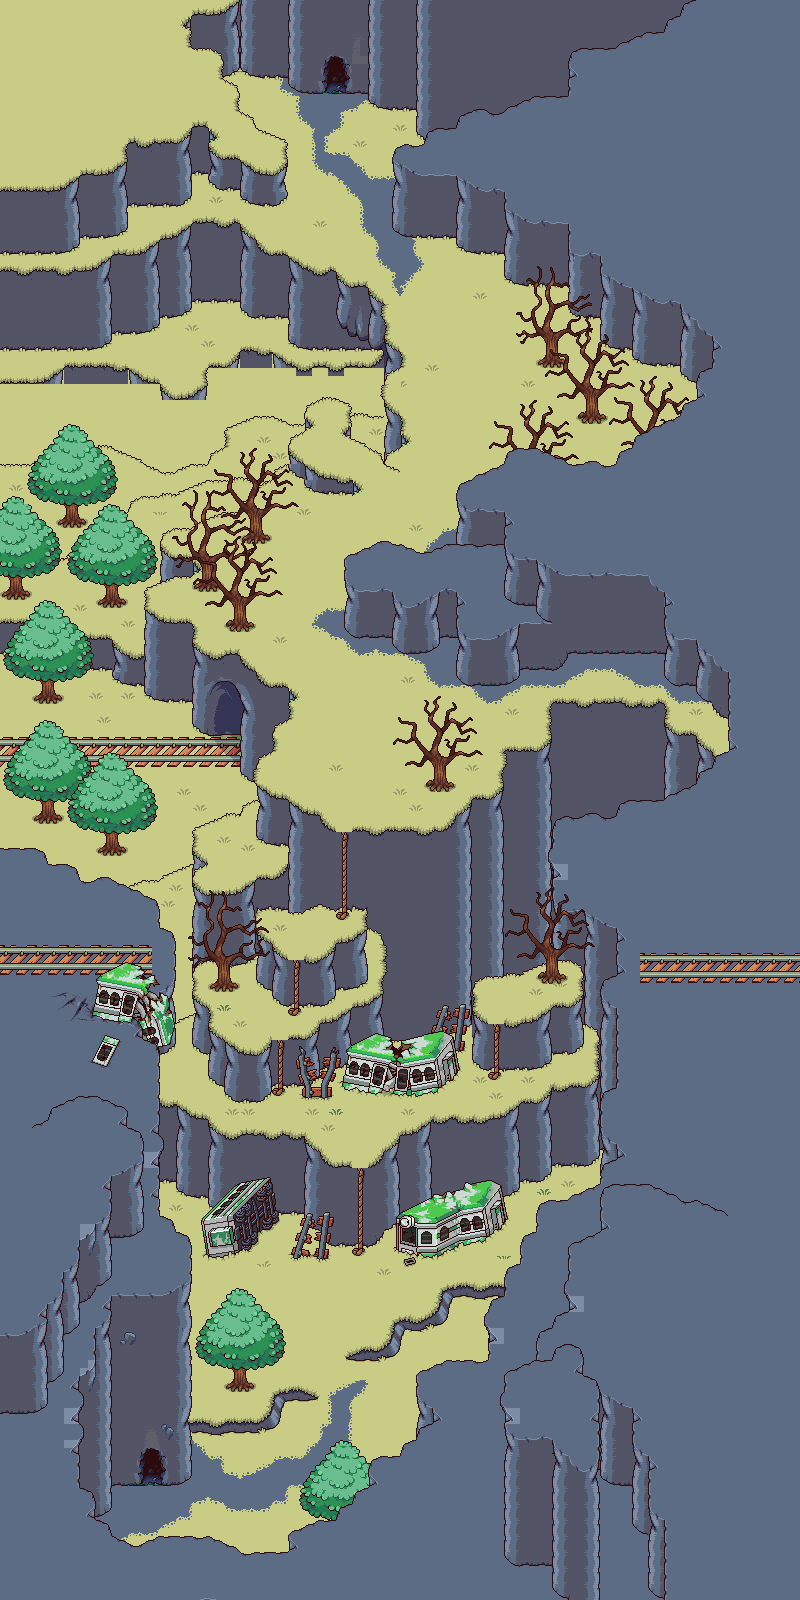

Rendered tile map (Tiled .tmx) drawn with the repository's tilesets; below, a short description and the map source with its tile grids summarised:
An orthogonal 100x200 tile map with 8x8 px tiles, 8 tile layers (Background, paths lower, paths, main less, ...), 1 hidden layer not drawn.

<map version="1.0" orientation="orthogonal" renderorder="right-down" width="100" height="200" tilewidth="8" tileheight="8" nextobjectid="1">
 <tileset firstgid="1" source="MapleKnobTileset.tsx" />
 <layer name="Background" width="100" height="200">
  <data>[20000 cells, 19993 non-empty, 38 distinct tile ids]</data>
 </layer>
 <imagelayer name="overlay" visible="0">
  <image source="../Images/area2overlay.bmp" />
 </imagelayer>
 <layer name="paths lower" width="100" height="200">
  <data>[20000 cells, 239 non-empty, 69 distinct tile ids]</data>
 </layer>
 <layer name="paths" width="100" height="200">
  <data>[20000 cells, 267 non-empty, 113 distinct tile ids]</data>
 </layer>
 <layer name="main less" width="100" height="200">
  <data>[20000 cells, 1272 non-empty, 453 distinct tile ids]</data>
 </layer>
 <layer name="main" width="100" height="200">
  <data>[20000 cells, 5534 non-empty, 784 distinct tile ids]</data>
 </layer>
 <layer name="main 2" width="100" height="200">
  <data>[20000 cells, 1577 non-empty, 1143 distinct tile ids]</data>
 </layer>
 <layer name="higher details" width="100" height="200">
  <data>[20000 cells, 1725 non-empty, 582 distinct tile ids]</data>
 </layer>
 <layer name="even higher" width="100" height="200">
  <data>[20000 cells, 332 non-empty, 332 distinct tile ids]</data>
 </layer>
</map>
